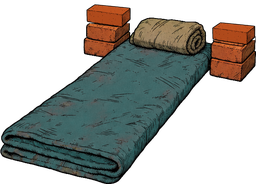
#> input picture ArtSource/Bench/mat/mat_empty.png, 256 x 184 px, shrunk from 639 x 459 before the run
$ python make_outline.py ../ArtSource/Bench/mat/mat_empty.png ../ArtSource/Bench/mat/mat_empty.png 100
#> lines starting #> are read from the running program, lines starting #| are printed output that depends on the picture; after the words box and inside, x2 and y2 are one past the last pixel; in counts of white or black regions, pixels touching at a corner belong together
#!/usr/bin/env python3
"""Glowing outline of a prop picture: a warm ring along its silhouette, nothing inside (a station in use).

Usage: python3 Tools/make_outline.py <prop.png> <out.png> [width_px=7]
The output has the same size as the prop, so it lays over it exactly.
"""
import sys

from PIL import Image, ImageChops, ImageFilter

COLOR = (255, 214, 92)


def main():
    src, out = sys.argv[1], sys.argv[2]
    width = int(sys.argv[3]) if len(sys.argv) > 3 else 7
    prop = Image.open(src).convert("RGBA")
#> prop is the input picture: PIL image 256x184 RGBA; mean R, G, B, A 38.2, 40.4, 36, 124.4
    solid = prop.getchannel("A").point(lambda v: 255 if v > 60 else 0)
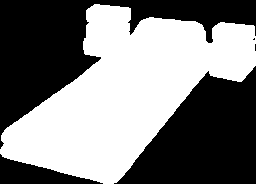
#> solid: PIL image 256x184 L; 49.3% white; 1 white region, box (x1, y1, x2, y2) and area: (0, 4, 256, 184) 23210
    outer = solid.filter(ImageFilter.MaxFilter(width * 2 + 1))
#> outer: PIL image 256x184 L; every value is 255
    inner = solid.filter(ImageFilter.MaxFilter(3))
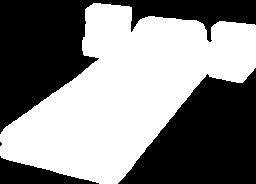
#> inner: PIL image 256x184 L; 51.4% white; 4 black regions (1 under 20 px), largest, box (x1, y1, x2, y2) and area: (0, 0, 256, 134) 11557, (118, 68, 256, 184) 10027, (0, 156, 99, 184) 1318
    ring = ImageChops.subtract(outer, inner).filter(ImageFilter.GaussianBlur(width * 0.35))
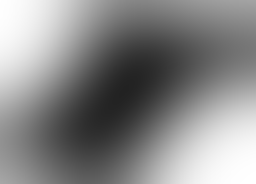
#> ring: PIL image 256x184 L; min 34, max 255, mean 134.9
    image = Image.new("RGBA", prop.size, COLOR + (0,))
    image.putalpha(ring)
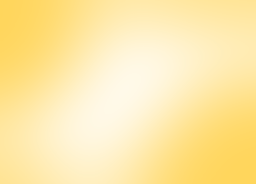
#> image: PIL image 256x184 RGBA; mean R, G, B, A 255, 214, 92, 134.9; transparent parts drawn white
    image.save(out)
    print(out, image.size)
#| ../ArtSource/Bench/mat/mat_empty.png (256, 184)


if __name__ == "__main__":
    main()
